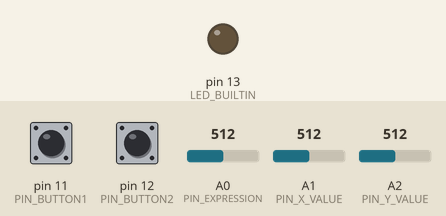
Simulated run of this sketch. Board: Arduino Leonardo, built with avr-gcc and run on an emulated ATmega32U4. Parts: output pins drawn as LEDs (lit = HIGH). Dashed ring = blinking. Inputs (shaded band) come from the test bench; at power-on: pin 11 (PIN_BUTTON1) HIGH, pin 12 (PIN_BUTTON2) HIGH, A0 (PIN_EXPRESSION) = 512, A1 (PIN_X_VALUE) = 512, A2 (PIN_Y_VALUE) = 512. What the sketch prints to the serial monitor is not drawn.

Above: at 1.2 s.
1.3 s: pin 11 (PIN_BUTTON1) pulled LOW for 0.15 s
At 1.5 s:
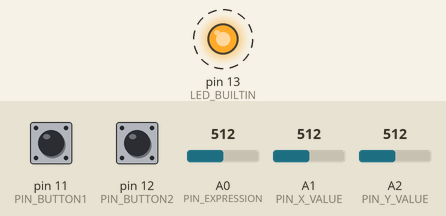
3.0 s: pin 11 (PIN_BUTTON1) pulled LOW for 3.2 s
At 6.25 s:
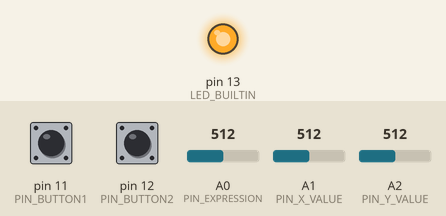
7.8 s: pin 12 (PIN_BUTTON2) pulled LOW for 3.2 s
At 8.7 s:
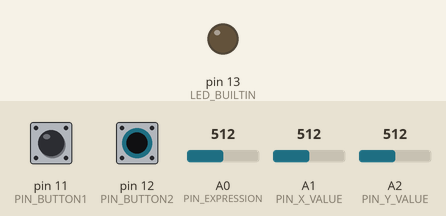
Timing chart, 0 to 12.6 s (numbered marks = the images above; inputs shaded):
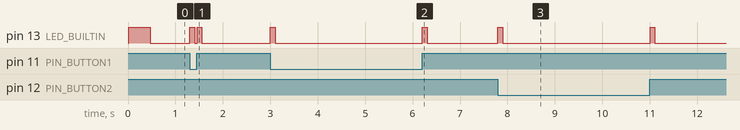

The sketch:

USB_MIDI_Expression.ino
```cpp
/*
 * USB_MIDI_Expression
 *
 */

#include "MIDIUSB.h"
#include "DiscreteFilter.h"

// First parameter is the event type (0x09 = note on, 0x08 = note off).
// Second parameter is note-on/note-off, combined with the channel.
// Channel can be anything between 0-15. Typically reported to the user as 1-16.
// Third parameter is the note number (48 = middle C).
// Fourth parameter is the velocity (64 = normal, 127 = fastest).

#define PIN_EXPRESSION      A0
#define PIN_X_VALUE         A1
#define PIN_Y_VALUE         A2
#define PIN_BUTTON1         11
#define PIN_BUTTON2         12

#define CTRL_EXPRESSION     11
#define CTRL_GP1_MORPH_X    16
#define CTRL_GP2_MORPH_Y    17

#define MIDI_CHANNEL        1


// butterworth lowpass filter order = 8
/*
#define N_COEFFS    9

const float COEFF_A[N_COEFFS] = {
  1.000000000000000000f,
  -4.784514894995808731f,
  10.445041065534663716f,
  -13.457719890241556016f,
  11.129331039163975703f,
  -6.025260397297650172f,
  2.079273803011876698f,
  -0.417217156989782234f,
  0.037200100704845238f
};

const float COEFF_B[N_COEFFS] = {
  2.3959644103776156e-05f,
  1.9167715283020925e-04f,
  6.7087003490573234e-04f,
  1.3417400698114647e-03f,
  1.6771750872643309e-03f,
  1.3417400698114647e-03f,
  6.7087003490573234e-04f,
  1.9167715283020925e-04f,
  2.3959644103776156e-05f
};
*/

#define N_COEFFS    3
const float COEFF_A[N_COEFFS] = { 1.00000000000000000f, -1.14298050253990091f,  0.41280159809618855f };
const float COEFF_B[N_COEFFS] = { 0.067455273889071896f, 0.134910547778143791f, 0.067455273889071896f };

DiscreteFilter    filterExpression(N_COEFFS, COEFF_A, COEFF_B);
DiscreteFilter    filterXValue(N_COEFFS, COEFF_A, COEFF_B);
DiscreteFilter    filterYValue(N_COEFFS, COEFF_A, COEFF_B);

void noteOn(byte channel, byte pitch, byte velocity) {
  midiEventPacket_t noteOn = {0x09, (uint8_t)(0x90 | channel), pitch, velocity};
  MidiUSB.sendMIDI(noteOn);
}

void noteOff(byte channel, byte pitch, byte velocity) {
  midiEventPacket_t noteOff = {0x08,  (uint8_t)(0x80 | channel), pitch, velocity};
  MidiUSB.sendMIDI(noteOff);
}

// First parameter is the event type (0x0B = control change).
// Second parameter is the event type, combined with the channel.
// Third parameter is the control number number (0-119).
// Fourth parameter is the control value (0-127).

void controlChange(byte channel, byte control, byte value) {
  midiEventPacket_t event = {0x0B,  (uint8_t)(0xB0 | channel), control, value};
  MidiUSB.sendMIDI(event);
}

void setup() {
  Serial.begin(115200);
  pinMode(LED_BUILTIN, OUTPUT);
  pinMode(PIN_BUTTON1, INPUT_PULLUP);
  pinMode(PIN_BUTTON2, INPUT_PULLUP);
  int i = 100;
  while (!Serial && --i >= 0) {
    delay(10);
  }
  Serial.println("USB_MIDI_Expression v1.0.0 " __DATE__);
}

int limit(int value, int minValue, int maxValue) {
  return max(min(value, maxValue), minValue);
}

int transform(int value) {
  int v = (int)(127.0f*((100.0f / 115.0f) * (1023.0f / (float)value - 1.0f)));
  v = limit(v, 0, 127);
  return v;
}

#define SAMPLE_TIME_MICROS 10000

void loop() {
  static int lastExpressionValue = -1;
  static int lastXValue = -1;
  static int lastYValue = -1;
  static int lightOn = 0;
  static bool lastButton1 = false;
  static bool lastButton2 = false;
  static unsigned long lastTime = 0;

  while (micros() < lastTime + SAMPLE_TIME_MICROS) {
    delayMicroseconds(10);
  }
  lastTime = micros();

  int expressionValue = limit(((int)filterExpression.update((float)analogRead(PIN_EXPRESSION))) >> 3, 0, 127);
  int xValue = transform((int)filterXValue.update((float)analogRead(PIN_X_VALUE)));
  int yValue = transform((int)filterYValue.update((float)analogRead(PIN_Y_VALUE)));
  bool button1 = !digitalRead(PIN_BUTTON1);
  bool button2 = !digitalRead(PIN_BUTTON2);
  bool changed = false;

  if (expressionValue != lastExpressionValue) {
    controlChange(MIDI_CHANNEL, CTRL_EXPRESSION, expressionValue);
    lastExpressionValue = expressionValue;
    changed = true;
  }
  if (xValue != lastXValue) {
    controlChange(MIDI_CHANNEL, CTRL_GP1_MORPH_X, xValue);
    lastXValue = xValue;
    changed = true;
  }
  if (yValue != lastYValue) {
    controlChange(MIDI_CHANNEL, CTRL_GP2_MORPH_Y, yValue);
    lastYValue = yValue;
    changed = true;
  }
  if (button1 != lastButton1) {
    changed = true;
    lastButton1 = button1;
  }
  if (button2 != lastButton2) {
    changed = true;
    lastButton2 = button2;
  }
  if (changed) {
    MidiUSB.flush();
    lightOn = 10;
    digitalWrite(LED_BUILTIN, true);
    /*
    Serial.print("e=");
    Serial.println(expressionValue);
    Serial.print("x=");
    Serial.print(xValue);
    Serial.print(" ");
    Serial.println(xValue);
    Serial.print("y=");
    Serial.print(yValue);
    Serial.print(" ");
    Serial.print("b1=");
    Serial.println(button1, DEC);
    Serial.print("b2=");
    Serial.println(button2, DEC);
    */
  }
  if (lightOn > 0) {
    --lightOn;
  } else {
    digitalWrite(LED_BUILTIN, false);
  }
}
```

DiscreteFilter.cpp
```cpp
#include "DiscreteFilter.h"

void DiscreteFilter::increment(int &counter)
{
	counter = (counter + 1) % _n;
}

DiscreteFilter::DiscreteFilter(int n, const float *coeffA, const float *coeffB)
: _n(n),
  _counter(0),
  _coeffA(coeffA),
  _coeffB(coeffB)
{
	clear();
}

void DiscreteFilter::clear()
{
	_counter = 0;
	for (int i=0; i<_n; ++i) {
		_x[i] = 0.0f;
		_y[i] = 0.0f;
	}
}

float DiscreteFilter::update(float value)
{
	// a[1]*y[n] + a[2]*y[n-1] + … + a[n]*y[1] = b[1]*x[n] + b[2]*x[m-1] + … + b[m]*x[1]
	_x[_counter] = value;
	float y = 0.0f;

	int j = _counter;
	for (int i=_n-1; i>=0; --i) {
		increment(j);
		y += _coeffB[i] * _x[j];
	}

	j = _counter;
	for (int i=_n-1; i>=1; --i) {
		increment(j);
		y -= _coeffA[i] * _y[j];
	}
	_y[_counter] = y;
	increment(_counter);
	return y;
}
```

DiscreteFilter.h
```cpp
#ifndef DISCRETE_FILTER_H_INCLUDED
#define DISCRETE_FILTER_H_INCLUDED

#define DISCRETE_FILTER_MAX_DEPTH 12

class DiscreteFilter {
private:
	int 	_n;
	int		_counter;
	float   _x[DISCRETE_FILTER_MAX_DEPTH];
	float   _y[DISCRETE_FILTER_MAX_DEPTH];
	const float *_coeffA;
	const float *_coeffB;

	void increment(int &counter);

public:
	DiscreteFilter(int n, const float *coeffA, const float *coeffB);

	void clear();
	float update(float value);
};

#endif // DISCRETE_FILTER_H_INCLUDED
```

Measured:
- after the input at 1.3 s, pin 13 (LED_BUILTIN): alternates HIGH for 0.10 s and LOW for 0.05 s, 4 changes in all, then stays LOW, starting at once
- after the input at 3.0 s, pin 13 (LED_BUILTIN): alternates HIGH for 0.10 s and LOW for 3.1 s, starting at once
- after the input at 7.8 s, pin 13 (LED_BUILTIN): alternates HIGH for 0.10 s and LOW for 3.1 s, 4 changes in all, then stays LOW, starting at once
